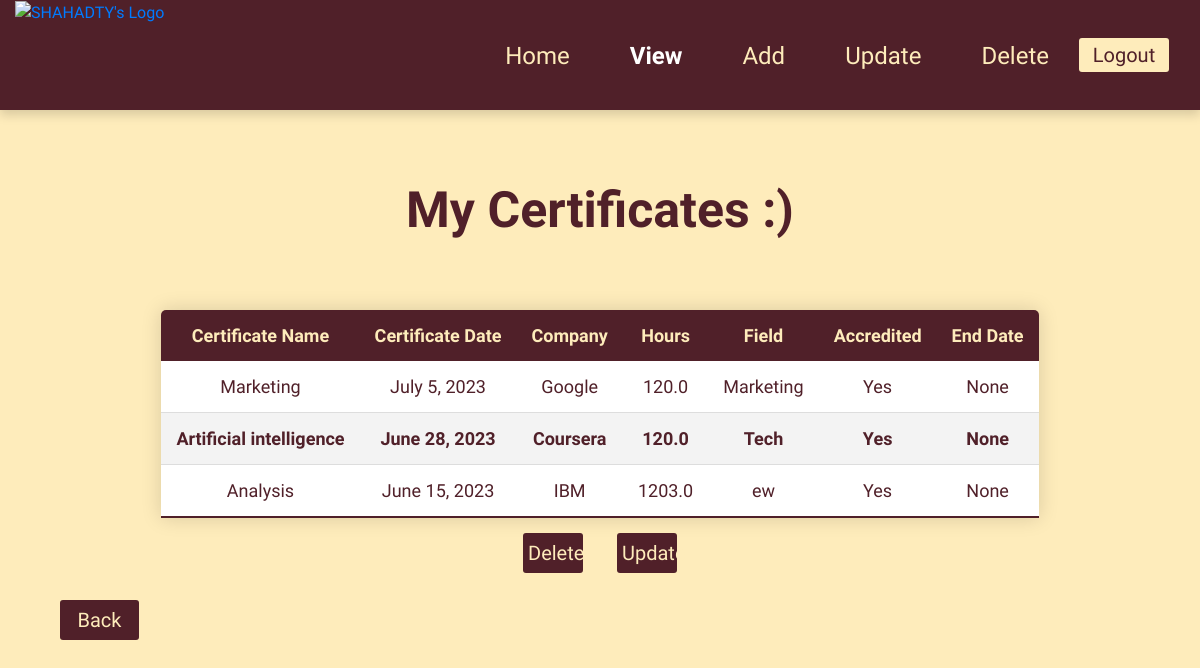
Page /certificates/view (signed in) on the committed database.
### Certificates/models.py (models this page shows, shortened)
class granted(models.Model):
    course = models.ForeignKey(certificate,on_delete=models.CASCADE)
    user = models.ForeignKey(User,on_delete=models.CASCADE)
    grantedDate = models.DateField(null=False)
    cEndDate = models.DateField(null=True)

class certificate(models.Model):
    courseid = models.AutoField(primary_key=True) # New Added
    cname = models.CharField(max_length=64)
    ccompany = models.CharField(max_length=64)
    chours = models.FloatField()
    cfield = models.CharField(max_length=64)
    accredited = models.CharField(max_length=64)
    users = models.ManyToManyField(User,blank=True,through="granted") # New Added , through means the new table in many-to-many relation

### Certificates/views.py (the view)
# urls.py: path('view',views.view,name='view'),
def view(request):
    if not request.user.is_authenticated:
        return HttpResponseRedirect(reverse("Certificates:login"))
    user = request.user
    grantedCert = granted.objects.filter(user = user) # New Added
    if len(grantedCert) != 0:
        return render(request,"Certificates/ViewCertificate.html",{"certi":grantedCert})
    else:
        return render(request,"Certificates/ViewCertificate.html",{"noCertificates":len(grantedCert) == 0})

### Certificates/templates/Certificates/ViewCertificate.html (shortened to what this page needs)
{% extends 'Certificates/Layout.html' %}
{% block body %}
<div class = "col-12 View_Header">
      <h1>My Certificates :)</h1>
      {% if noCertificates %}
      <div class = "col-12 No_Certificates_Header">
            <h1> You don't have any Certificates :)</h1>
      </div>
            {% else %}
            <table class = "Certificate_Table">
                  <thead>
                        <th>Certificate Name</th>
                        <th>Certificate Date</th>
                        <th>Company</th>
                        <th>Hours</th>
                        <th>Field</th>
                        <th>Accredited</th>
                        <th>End Date</th>
                  </thead>
                  <tbody>
                        {% for cert in certi %}
                        <tr>
                              <td>{{ cert.course.cname }}</td>
                              <td>{{ cert.grantedDate }}</td>
                              <td>{{ cert.course.ccompany }}</td>
                              <td>{{ cert.course.chours }}</td>
                              <td>{{ cert.course.cfield }}</td>
                              <td>{{ cert.course.accredited }}</td>
                              <td>{{ cert.cEndDate }}</td>
                        </tr>
                        {% endfor %}
                  </tbody>
            </table>
</div>
<div class = "col-12 View_Buttons">
      <a href = "{% url 'Certificates:deleteMyCertificate' %}">
            <button> Delete </button>
      </a>
      <a href = "{% url 'Certificates:updateMyCertificate' %}">
            <button> Update </button>
      </a>
</div>
<div class = "col-8">
      <a href = "{% url 'Certificates:menu' %}" class = "No_Decoration">
            <button class = "View_Back_Button"> Back </button>
      </a>
</div>
{% endif %}
{% endblock %}

### Certificates/templates/Certificates/Layout.html (shortened to what this page needs)
{% load static %}
<!DOCTYPE html>
<html lang="en">
<head>
<link rel="stylesheet" href="https://cdn.jsdelivr.net/npm/bootstrap@4.4.1/dist/css/bootstrap.min.css">
<link rel="stylesheet" href="{% static 'Certificates/mainStyleChanged.css' %}">
</head>
<body>
    <div class = "form-box">
        <div class = "row">
            <div class = "col-12">
                <nav>
                    <div class = "navbar">
                        <div>
                            <a id="logoId" href="{% url 'Certificates:menu' %}">
                                <img src="https://i.ibb.co/M2Nrtxt/C0-EE5209-8-DE8-49-D2-8-C80-90-EDD456-AF9-B.png" alt="SHAHADTY's Logo" width = "115px">
                            </a>
                        </div>
                        <ul>
                            <li> <a id = "homeselect"   class = "active1" href="{% url 'Certificates:menu' %}"> Home </a> </li>
                            <li> <a id = "viewselect"   class = "active1" href="{% url 'Certificates:view' %}"> View </a> </li>
                            <li> <a id = "addselect"    class = "active1" href="{% url 'Certificates:add' %}"> Add </a> </li>
                            <li> <a id = "updateselect" class = "active1" href="{% url 'Certificates:updateMenuCertificate' %}"> Update </a> </li>
                            <li> <a id = "deleteselect" class = "active1" href="{% url 'Certificates:deleteMenuCertificate' %}"> Delete </a> </li>
                            <a href = "{% url 'Certificates:logout' %}"><button>Logout</button></a>
                        </ul>
                </nav>
            </div>
    {% block body %}
    {% endblock %}
        </div>
    </div>
</body>
</html>

### Certificates/static/Certificates/mainStyleChanged.css (style rules this page uses)
body { background-color: #FEECBB; font-family: 'Pangolin'; }
nav { padding-right:15px; padding-left:15px; height:110px; background:#502029; box-shadow: 0 5px 10px rgba(0,0,0,0.15); }
nav .navbar { display:flex; align-items:center; justify-content:space-between; height:100%; width:100%; margin:auto; }
nav .navbar > ul { display:flex; list-style-type: none; }
nav .navbar ul li { margin: 30px; }
nav .navbar ul button { width: 90px; height:34px; margin-top:30px; background: #feecbb; color: #502029; border: none; border-radius: 3px; font-size: 20px; cursor: pointer; }
nav .navbar ul li a { color: #FEECBB; font-size: 24px; text-decoration:none; }
a[id="logoId"] { position:absolute; top:0; left:0 }
.Certificate_Table { margin-left: auto; margin-right: auto; min-width:690px; margin-top:70px; border-radius: 5px 5px 0 0; overflow:hidden; box-shadow: 0 0 20px rgba(0,0,0,0.15); }
.Certificate_Table thead th { background-color:#502029; color:#FEECBB; text-align:center; }
.Certificate_Table td , .Certificate_Table th { padding:12px 15px; font-size:18px; text-align:center; }
.View_Header { text-align:center; color:#502029; margin-top:70px; margin-bottom: 0px; }
.View_Header h1 { font-weight:bold; font-size: 50px; }
.Certificate_Table tbody tr { border-bottom: 1px solid #dddddd; background-color: white; }
.Certificate_Table tbody tr:nth-of-type(even) { background-color:#f3f3f3; font-weight:bold; color:#502029; }
.Certificate_Table tbody tr:last-of-type { border-bottom: 2px solid #502029; }
.View_Buttons { text-align: center; }
.View_Buttons a { text-decoration: none; }
.View_Buttons button { background: #502029; color: #FEECBB; border: none; border-radius: 3px; font-size: 20px; cursor: pointer; width:5%; padding: 5px; margin: 15px; }
.No_Decoration { text-decoration:none; }
.View_Back_Button { background-color:#502029; color:#FEECBB; border: none; border-radius: 3px; font-size: 20px; cursor: pointer; width:10%; margin-top:12px; padding: 5px; margin-left:60px; }

### rows in the picture
granted: course.cname "Marketing", grantedDate "July 5, 2023", course.ccompany "Google", course.chours "120.0", course.cfield "Marketing", course.accredited "Yes", cEndDate "None"
granted: course.cname "Artificial intelligence", grantedDate "June 28, 2023", course.ccompany "Coursera", course.chours "120.0", course.cfield "Tech", course.accredited "Yes", cEndDate "None"
granted: course.cname "Analysis", grantedDate "June 15, 2023", course.ccompany "IBM", course.chours "1203.0", course.cfield "ew", course.accredited "Yes", cEndDate "None"
